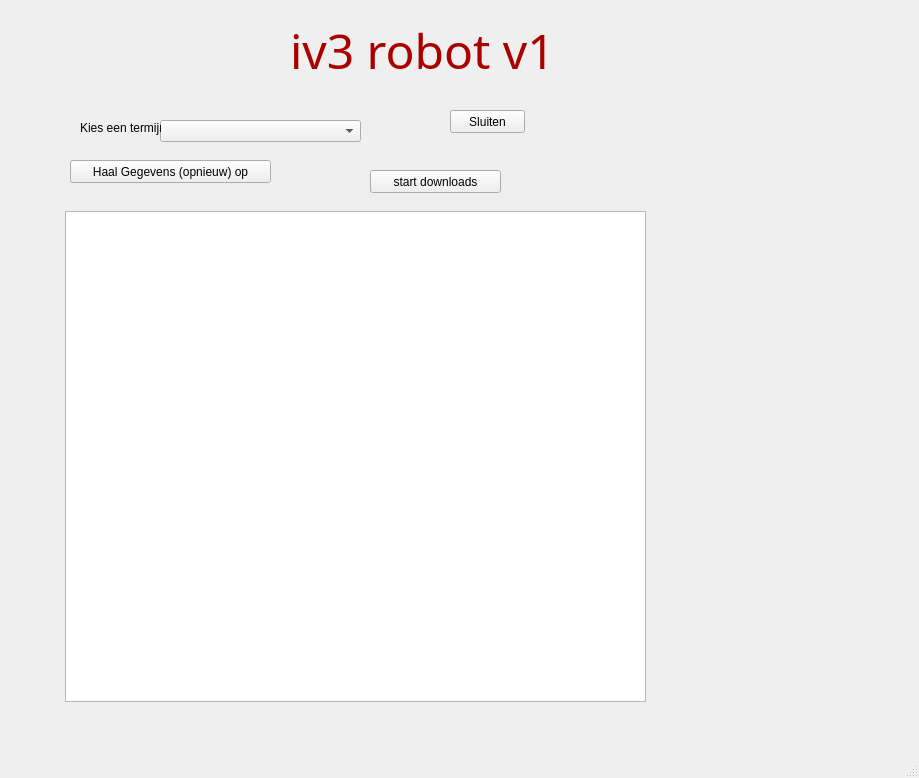
<?xml version="1.0" encoding="UTF-8"?>
<ui version="4.0">
 <class>MainWindow</class>
 <widget class="QMainWindow" name="MainWindow">
  <property name="geometry">
   <rect>
    <x>0</x>
    <y>0</y>
    <width>919</width>
    <height>778</height>
   </rect>
  </property>
  <property name="windowTitle">
   <string>MainWindow</string>
  </property>
  <widget class="QWidget" name="centralwidget">
   <widget class="QComboBox" name="cbo_KiesBestand">
    <property name="geometry">
     <rect>
      <x>160</x>
      <y>120</y>
      <width>201</width>
      <height>22</height>
     </rect>
    </property>
   </widget>
   <widget class="QLabel" name="label">
    <property name="geometry">
     <rect>
      <x>290</x>
      <y>20</y>
      <width>291</width>
      <height>61</height>
     </rect>
    </property>
    <property name="palette">
     <palette>
      <active>
       <colorrole role="WindowText">
        <brush brushstyle="SolidPattern">
         <color alpha="255">
          <red>170</red>
          <green>0</green>
          <blue>0</blue>
         </color>
        </brush>
       </colorrole>
      </active>
      <inactive>
       <colorrole role="WindowText">
        <brush brushstyle="SolidPattern">
         <color alpha="255">
          <red>170</red>
          <green>0</green>
          <blue>0</blue>
         </color>
        </brush>
       </colorrole>
      </inactive>
      <disabled>
       <colorrole role="WindowText">
        <brush brushstyle="SolidPattern">
         <color alpha="255">
          <red>120</red>
          <green>120</green>
          <blue>120</blue>
         </color>
        </brush>
       </colorrole>
      </disabled>
     </palette>
    </property>
    <property name="font">
     <font>
      <family>Monotype Corsiva</family>
      <pointsize>36</pointsize>
     </font>
    </property>
    <property name="text">
     <string>iv3 robot v1</string>
    </property>
   </widget>
   <widget class="QLabel" name="label_3">
    <property name="geometry">
     <rect>
      <x>80</x>
      <y>120</y>
      <width>81</width>
      <height>16</height>
     </rect>
    </property>
    <property name="text">
     <string>Kies een termijn</string>
    </property>
   </widget>
   <widget class="QPushButton" name="Btn_GetData">
    <property name="geometry">
     <rect>
      <x>70</x>
      <y>160</y>
      <width>201</width>
      <height>23</height>
     </rect>
    </property>
    <property name="text">
     <string>Haal Gegevens (opnieuw) op</string>
    </property>
   </widget>
   <widget class="QPushButton" name="Btn_Quit">
    <property name="geometry">
     <rect>
      <x>450</x>
      <y>110</y>
      <width>75</width>
      <height>23</height>
     </rect>
    </property>
    <property name="text">
     <string>Sluiten</string>
    </property>
   </widget>
   <widget class="QTableWidget" name="Overzicht_urls">
    <property name="geometry">
     <rect>
      <x>65</x>
      <y>211</y>
      <width>581</width>
      <height>491</height>
     </rect>
    </property>
   </widget>
   <widget class="QPushButton" name="btn_download">
    <property name="geometry">
     <rect>
      <x>370</x>
      <y>170</y>
      <width>131</width>
      <height>23</height>
     </rect>
    </property>
    <property name="text">
     <string>start downloads</string>
    </property>
   </widget>
  </widget>
  <widget class="QMenuBar" name="menubar">
   <property name="geometry">
    <rect>
     <x>0</x>
     <y>0</y>
     <width>919</width>
     <height>21</height>
    </rect>
   </property>
  </widget>
  <widget class="QStatusBar" name="statusbar"/>
 </widget>
 <resources/>
 <connections/>
</ui>
